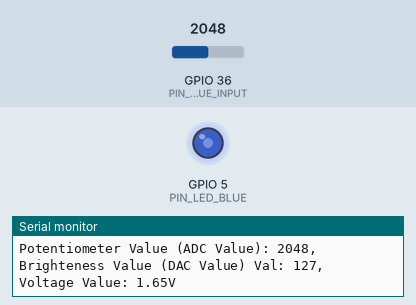
A sketch run on a simulated ESP32. Parts: output pins drawn as LEDs (lit = HIGH), the last lines printed to the serial monitor. Inputs (shaded band) come from the test bench; at power-on: GPIO 36 (PIN_ANALOG_BLUE_INPUT) = 2048.

Above: at 1.2 s.
1.3 s: GPIO 36 (PIN_ANALOG_BLUE_INPUT) set to 2866
At 2.4 s:
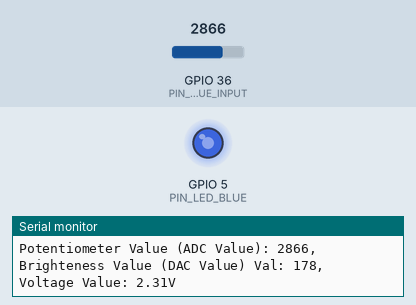
3.0 s: GPIO 36 (PIN_ANALOG_BLUE_INPUT) set to 3603
At 3.7 s:
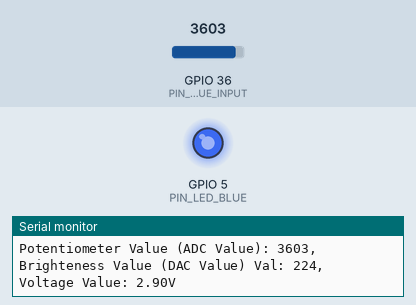
4.5 s: GPIO 36 (PIN_ANALOG_BLUE_INPUT) set to 491
At 5.0 s:
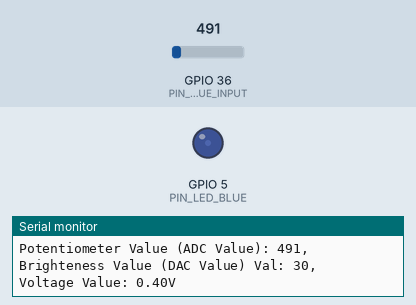
6.0 s: GPIO 36 (PIN_ANALOG_BLUE_INPUT) set to 0
At 7.2 s:
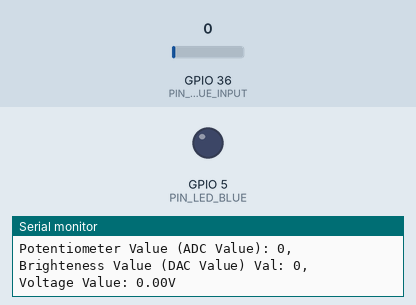
7.5 s: GPIO 36 (PIN_ANALOG_BLUE_INPUT) set to 2047
At 8.8 s:
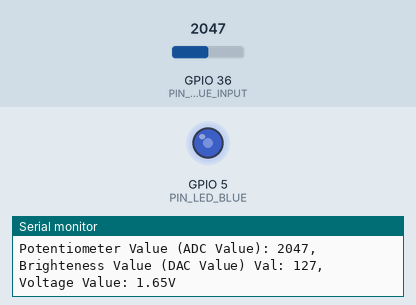
Timing chart, 0 to 10.0 s (numbered marks = the images above; inputs shaded):
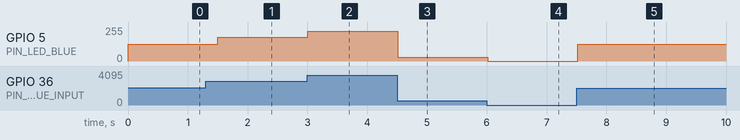

Measured:
- after the input at 1.3 s, GPIO 5 (PIN_LED_BLUE): 127/255 → 178/255 after 0.20 s
- after the input at 3.0 s, GPIO 5 (PIN_LED_BLUE): 178/255 → 224/255 at once
- after the input at 4.5 s, GPIO 5 (PIN_LED_BLUE): 224/255 → 30/255 at once
- after the input at 6.0 s, GPIO 5 (PIN_LED_BLUE): 30/255 → 0/255 at once
- after the input at 7.5 s, GPIO 5 (PIN_LED_BLUE): 0/255 → 127/255 at once

The sketch:

Inlamningsuppgift_4_DELUPPGIFT_1_2.ino
```cpp
#define PIN_LED_BLUE 5                                            //Definera som konstant global variabler med ett namn och GPIO nummer.
#define PIN_ANALOG_BLUE_INPUT 36                                  //Potentiometer är kopplat till en ext. 3,3V

void setup() {

  Serial.begin(921600);                                           //Etablera en serial communication med samma baudhastighet tillsammans med arduino IDE.
  pinMode(PIN_LED_BLUE, OUTPUT);                                  //Konfigurera GPIO pinnen som utgång för att skicka data och tända eller släcka lampa som resultat.
  pinMode(PIN_ANALOG_BLUE_INPUT, INPUT);                          //Konfigurera GPIO pinnen som ingång för inläsning för potentiometern.

}

void loop() {
  //BLUE
  int potentiometerValue = analogRead(PIN_ANALOG_BLUE_INPUT);     //Funktionen analogRead läser det analoga värdet frå potentiometer och sparar det i variaberln potentiometerValue.
  int brightness = map(potentiometerValue, 0, 4095, 0, 255);      //Funktionen map tar potentiometerValue och mappar värdet från ett ursprunglit intervall till ett nytt intervall. Ursprungliga intervall [0-4095] till nya intervall [0-255].
  double voltage = potentiometerValue / 4095.0 * 3.3;             //Konverterings formula för Analoga spänningen. För att skriva ut till serial monitor.
  analogWrite(PIN_LED_BLUE, brightness);                          //Funktionen analogWrite styr och justerar ljusstyrkanvärdet
  Serial.printf("Potentiometer Value (ADC Value): %d, \t Brighteness Value (DAC Value) Val: %d, \t Voltage Value: %.2fV\n", potentiometerValue, brightness, voltage);
  delay(300);                                                     //300 msecs intervall är kravet på inlämnningen.

}
```
